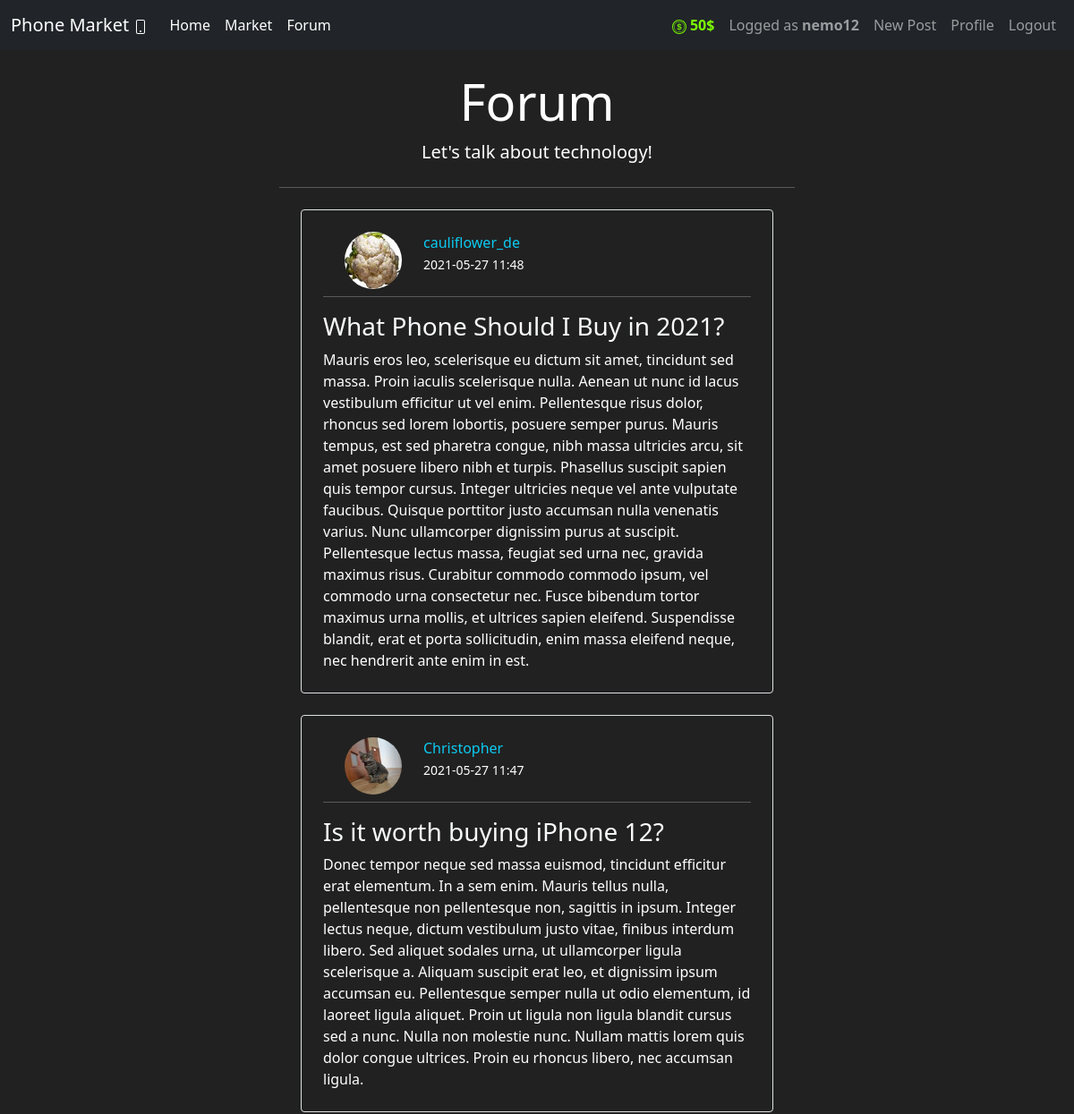
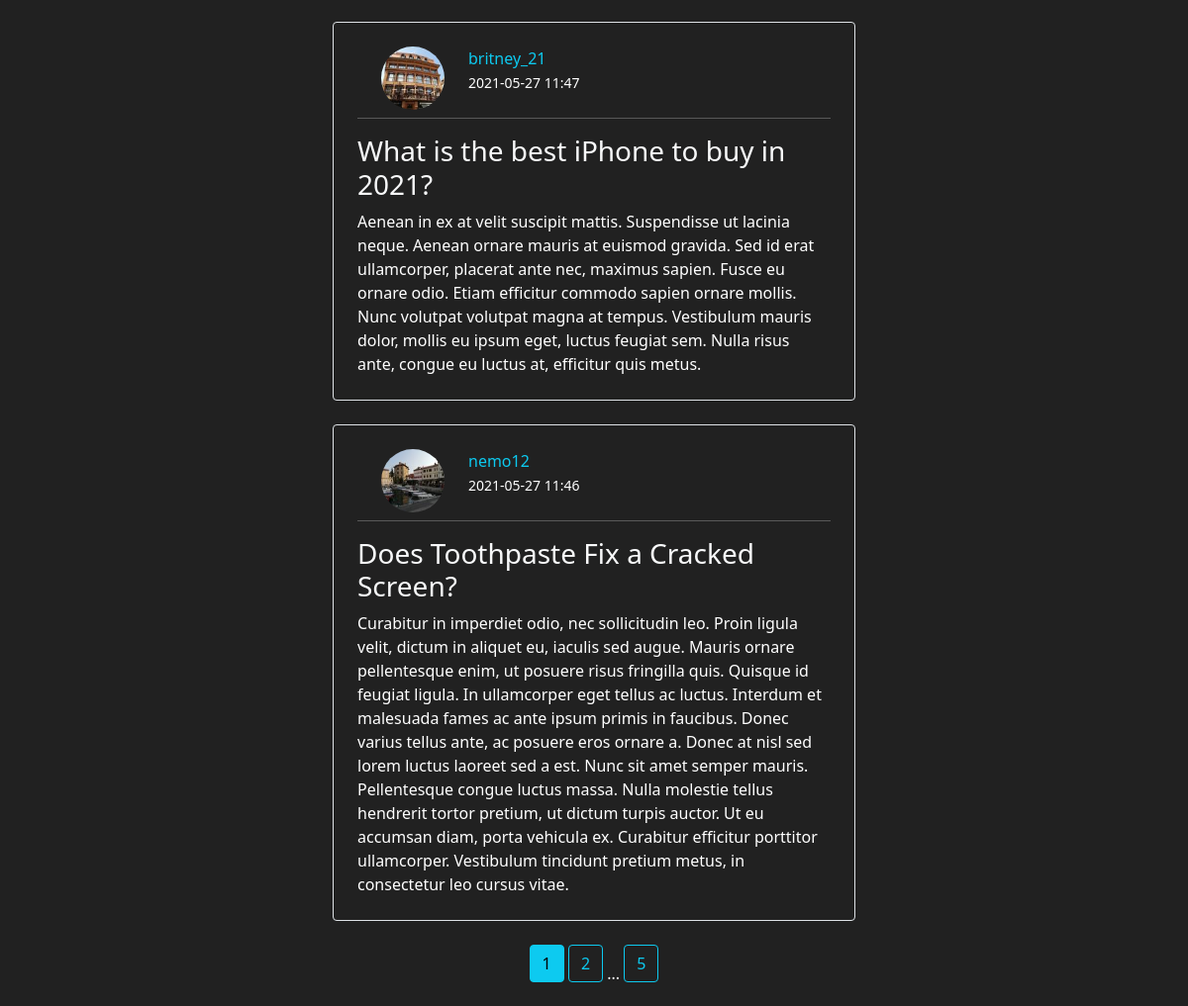
Page /forum (signed in) on the committed database (2 pictures, top to bottom).
### market/models.py (models this page shows, shortened)
class User(db.Model, UserMixin):
    id = db.Column(db.Integer(), primary_key=True)
    username = db.Column(db.String(length=30), nullable=False, unique=True)
    email_address = db.Column(db.String(length=50),
                              nullable=False, unique=True)
    password_hash = db.Column(db.String(length=60), nullable=False)
    budget = db.Column(db.Integer(), nullable=False, default=1000)
    image_file = db.Column(db.Integer(), nullable=False,
                           server_default='default-profile-pic.jpg')
    items = db.relationship('Item', backref='owned_user', lazy=True)
    posts = db.relationship('Post', backref='author', lazy=True)
    @property
    def prettier_budget(self):
        if len(str(self.budget)) >= 4:
            return f'{str(self.budget)[:-3]},{str(self.budget)[-3:]}$'
        return f'{self.budget}$'
    @property
    def password(self):
        return self.password

class Post(db.Model):
    id = db.Column(db.Integer(), primary_key=True)
    title = db.Column(db.String(100), nullable=False)
    time_created = db.Column(db.DateTime(
        timezone=True), server_default=func.now())
    content = db.Column(db.Text, nullable=False)
    user_id = db.Column(db.Integer, db.ForeignKey('user.id'), nullable=False)

### market/main/routes.py (the view)
@main.route('/forum')
@login_required
def forum_page():
    page = request.args.get('page', 1, type=int)
    posts = Post.query.order_by(
        Post.time_created.desc()).paginate(page=page, per_page=4)
    return render_template('forum.html', posts=posts)

### market/models.py (called while the page is built)
@login_manager.user_loader
def load_user(user_id):
    return User.query.get(int(user_id))

### market/templates/forum.html (shortened to what this page needs)
{% extends 'base.html' %}
{% block content %}
<div class="container w-50">
  <div class="jumbotron text-center">
    <h1 class="display-4">Forum</h1>
    <p class="lead">Let's talk about technology!</p>
    <hr class="my-4">
  </div>
  {% for post in posts.items %}
  <div class="media m-4 p-3 border rounded">
    <div class="media-body m-2">
      <a class="link-info text-decoration-none" href="{{ url_for('users.user_posts', username=post.author.username) }}">
        <img class="mx-4 rounded-circle float-start",
        src="{{ url_for('static', filename='/profile_pics/' + post.author.image_file) }}",
        alt="Generic placeholder image",
        style="width:64px;height:64px">
        {{ post.author.username }}
      </a>
       <br>
       <small>{{ post.time_created.strftime("%Y-%m-%d %H:%M") }}</small>
       <hr class="mt-4">
      <h3 class="mt-0"><a class="link-light text-decoration-none" href="{{ url_for('posts.post_page', post_id=post.id) }}">{{ post.title }} </a></h3>
      {{ post.content }}
    </div>
   </div>
   {% endfor %}
   <div class="text-center">
  {% for page_num in posts.iter_pages(left_edge=1, right_edge=1, left_current=1, right_current=2) %}
  {% if page_num %}
    {% if posts.page == page_num %}
      <a href="{{ url_for('main.forum_page', page=page_num) }}" class="btn btn-info mb-4">{{ page_num }}</a>
      {% else %}
      <a href="{{ url_for('main.forum_page', page=page_num) }}" class="btn btn-outline-info mb-4">{{ page_num }}</a>
      {% endif %}
  {% else %}
   ...
  {% endif %}
  {% endfor %}
</div>
</div>
{% endblock %}

### market/templates/base.html (shortened to what this page needs)
<!DOCTYPE html>
<html lang="en">
  <head>
    <link
      href="https://cdn.jsdelivr.net/npm/bootstrap@5.0.0-beta3/dist/css/bootstrap.min.css"
      rel="stylesheet"
    />
  </head>
  <body>
    <nav class="navbar navbar-expand-lg navbar-dark bg-dark">
      <div class="container-fluid">
        <a class="navbar-brand" href="{{ url_for('main.home_page') }}">
          Phone Market
        </a>
        <div class="collapse navbar-collapse" id="navbarSupportedContent">
          <ul class="navbar-nav me-auto mb-2 mb-lg-0">
            <li class="nav-item">
              <a class="nav-link active" aria-current="page" href="{{ url_for('main.home_page') }}">Home</a>
            </li>
            <li class="nav-item">
              <a class="nav-link active" aria-current="page" href="{{ url_for('main.market_page') }}">Market</a>
            </li>
            <li class="nav-item">
              <a class="nav-link active" aria-current="page" href="{{ url_for('main.forum_page') }}">Forum</a>
            </li>
          </ul>
          <ul class="navbar-nav mb-2 mb-lg-0">
            {% if current_user.is_authenticated %}
            <li class="nav-item">
              <a class="nav-link fw-bold" style="color:lawngreen">
                {{ current_user.prettier_budget }}
              </a>
            </li>
            <li class="nav-item">
              <a class="nav-link" href="{{ url_for('users.account_page') }}">
                Logged as <strong>{{ current_user.username }}</strong>
              </a>
            </li>
            <li class="nav-item">
              <a class="nav-link" href="{{ url_for('posts.new_post') }}">New Post</a>
            </li>
            <li class="nav-item">
              <a class="nav-link" href="{{ url_for('users.account_page') }}">Profile</a>
            </li>
            <li class="nav-item">
              <a class="nav-link" href="{{ url_for('users.logout_page') }}">Logout</a>
            </li>
            {% endif %}
          </ul>
        </div>
      </div>
    </nav>
    <br>
    {% block content %}
    {% endblock %}
  </body>
</html>

### market/templates/base.html (style rules this page uses)
body { background-color: #212121; color: white; }

### rows in the picture
User: prettier_budget "50$", username "nemo12"
Post: image_file (picture), author.username "cauliflower_de", time_created "2021-05-27 11:48", title "What Phone Should I Buy in 2021?", content "Mauris eros leo, scelerisque eu dictum sit amet, tincidunt sed massa. Proin iaculis scelerisque nulla. Aenean ut nunc id lacus vestibulum efficitur ut vel enim. Pellentesque risus dolor, rhoncus sed lorem lobortis, posuere semper purus. Mauris tempus, est sed pharetra congue, nibh massa ultricies arcu, sit amet posuere libero nibh et turpis. Phasellus suscipit sapien quis tempor cursus. Integer ultricies neque vel ante vulputate faucibus. Quisque porttitor justo accumsan nulla venenatis varius. Nunc ullamcorper dignissim purus at suscipit. Pellentesque lectus massa, feugiat sed urna nec, gravida maximus risus. Curabitur commodo commodo ipsum, vel commodo urna consectetur nec. Fusce bibendum…"
Post: image_file (picture), author.username "Christopher", time_created "2021-05-27 11:47", title "Is it worth buying iPhone 12?", content "Donec tempor neque sed massa euismod, tincidunt efficitur erat elementum. In a sem enim. Mauris tellus nulla, pellentesque non pellentesque non, sagittis in ipsum. Integer lectus neque, dictum vestibulum justo vitae, finibus interdum libero. Sed aliquet sodales urna, ut ullamcorper ligula scelerisque a. Aliquam suscipit erat leo, et dignissim ipsum accumsan eu. Pellentesque semper nulla ut odio elementum, id laoreet ligula aliquet. Proin ut ligula non ligula blandit cursus sed a nunc. Nulla non molestie nunc. Nullam mattis lorem quis dolor congue ultrices. Proin eu rhoncus libero, nec accumsan ligula."
Post: image_file (picture), author.username "britney_21", time_created "2021-05-27 11:47", title "What is the best iPhone to buy in 2021?", content "Aenean in ex at velit suscipit mattis. Suspendisse ut lacinia neque. Aenean ornare mauris at euismod gravida. Sed id erat ullamcorper, placerat ante nec, maximus sapien. Fusce eu ornare odio. Etiam efficitur commodo sapien ornare mollis. Nunc volutpat volutpat magna at tempus. Vestibulum mauris dolor, mollis eu ipsum eget, luctus feugiat sem. Nulla risus ante, congue eu luctus at, efficitur quis metus."
Post: image_file (picture), author.username "nemo12", time_created "2021-05-27 11:46", title "Does Toothpaste Fix a Cracked Screen?", content "Curabitur in imperdiet odio, nec sollicitudin leo. Proin ligula velit, dictum in aliquet eu, iaculis sed augue. Mauris ornare pellentesque enim, ut posuere risus fringilla quis. Quisque id feugiat ligula. In ullamcorper eget tellus ac luctus. Interdum et malesuada fames ac ante ipsum primis in faucibus. Donec varius tellus ante, ac posuere eros ornare a. Donec at nisl sed lorem luctus laoreet sed a est. Nunc sit amet semper mauris. Pellentesque congue luctus massa. Nulla molestie tellus hendrerit tortor pretium, ut dictum turpis auctor. Ut eu accumsan diam, porta vehicula ex. Curabitur efficitur porttitor ullamcorper. Vestibulum tincidunt pretium metus, in consectetur leo cursus vitae."

### other values in the picture
{{ page_num }} "1"
{{ page_num }} "2" "5"
